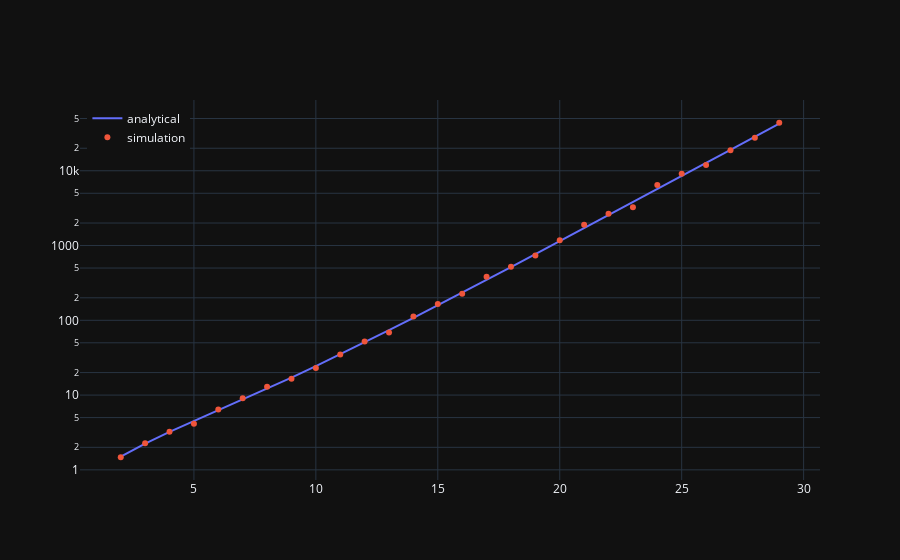

Write notebook code for a chart like this one.
### Code cell
import plotly.graph_objects as go

fig = go.Figure()
# add scatter plot with error bars
fig.add_trace(go.Scatter(x=ns, y=expectancies, mode="lines", name="analytical"))
fig.add_trace(
    go.Scatter(
        x=ns,
        y=means,
        mode="markers",
        name="simulation",
        # error_y=dict(type="data", array=stdevs, visible=True),
    )
)

fig.update_layout(
    template="plotly_dark", legend=dict(yanchor="top", y=0.99, xanchor="left", x=0.01)
)
fig.update_yaxes(type="log")
fig.show()

### Figure 1 — Plotly figure (JSON) as saved in the notebook; plotly's stock layout.template omitted (floating-point values rounded to 4 significant figures)
{"data": [{"mode": "lines", "name": "analytical", "type": "scatter", "x": [2, 3, 4, 5, 6, 7, 8, 9, 10, 11, 12, 13, 14, 15, 16, 17, 18, 19, 20, 21, 22, 23, 24, 25, 26, 27, 28, 29], "y": [1.5, 2.25, 3.214, 4.486, 6.22, 8.647, 12.1, 17.09, 24.35, 34.98, 50.63, 73.74, 108.0, 158.9, 234.6, 347.4, 515.7, 767.1, 1143.0, 1705.0, 2546.0, 3805.0, 5690.0, 8514.0, 12750.0, 19090.0, 28590.0, 42840.0]}, {"mode": "markers", "name": "simulation", "type": "scatter", "x": [2, 3, 4, 5, 6, 7, 8, 9, 10, 11, 12, 13, 14, 15, 16, 17, 18, 19, 20, 21, 22, 23, 24, 25, 26, 27, 28, 29], "y": [1.474, 2.269, 3.236, 4.14, 6.417, 9.081, 12.94, 16.51, 23.02, 34.89, 52.15, 68.61, 112.3, 164.6, 226.6, 382.9, 521.0, 734.5, 1180.0, 1894.0, 2665.0, 3259.0, 6464.0, 9118.0, 11950.0, 18750.0, 27690.0, 43860.0]}], "layout": {"legend": {"x": 0.01, "xanchor": "left", "y": 0.99, "yanchor": "top"}, "yaxis": {"type": "log"}}}
